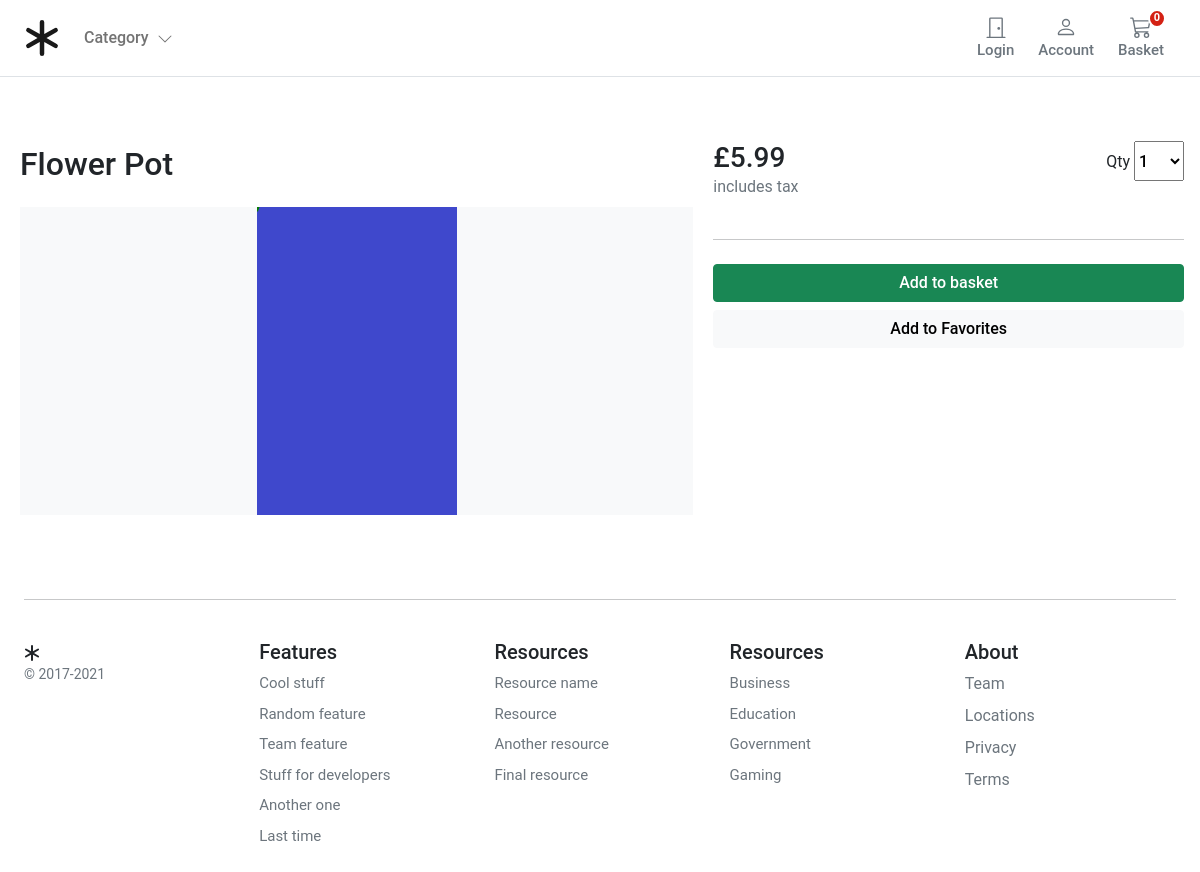
/flower-pot, run on the app's committed database.
### store/models.py (models this page shows, shortened)
class Product(models.Model):
    category = models.ForeignKey(Category, related_name='product', on_delete=models.CASCADE)
    created_by = models.ForeignKey(settings.AUTH_USER_MODEL, on_delete=models.CASCADE, related_name='product_creator')
    title = models.CharField(max_length=255)
    author = models.CharField(max_length=255, default='admin')
    description = models.TextField(blank=True)
    image = models.ImageField(upload_to='images/', default='images/default.png')
    slug = models.SlugField(max_length=255)
    price = models.DecimalField(max_digits=4, decimal_places=2)
    in_stock = models.BooleanField(default=True)
    is_active = models.BooleanField(default=True)
    created = models.DateTimeField(auto_now_add=True)
    updated = models.DateTimeField(auto_now=True)
    objects = models.Manager()
    products = ProductManager()
    class Meta:
        verbose_name_plural = 'Products'
        ordering = ('-created',)

### store/views.py (the view)
# urls.py: path('<slug:slug>', views.product_detail, name='product_detail'),
def product_detail(request, slug):
    product = get_object_or_404(Product, slug=slug, in_stock=True)
    return render(request, 'store/single.html', {'product': product})

### basket/basket.py (called while the page is built)
    def __len__(self):
        return sum(item['qty'] for item in self.basket.values())

### basket/context_processors.py (called while the page is built)
def basket(request):
    return{'basket': Basket(request)}

### store/context_processors.py (called while the page is built)
def categories(request):
    return {
        'categories': Category.objects.all()
    }

### store/models.py (called while the page is built)
    def get_absolute_url(self):
        return reverse('store:category_list', args=[self.slug])

### templates/store/single.html (shortened to what this page needs)
{% extends "../base.html" %}
{% load static %}
{% block stylesheet %}{% static 'store/css/store.css' %}{% endblock %}
{% block content %}
<div class="container">
  <div class="row g-3">
    <div class="col-md-5 ps-3 col-lg-5 order-md-last p-0 order-1">
      <div class="d-grid gap-2">
        <div class="d-flex d-flex-inline justify-content-between">
          <div><span class="h3">£{{ product.price }}</span>
            <p class="text-muted">includes tax</p>
          </div>
          <div>
            <label for="select">Qty</label>
            <select id="select" class="h6 store-select-dropdown">
              <option value="1">1</option>
            </select>
          </div>
        </div>
        <hr>
        <button type="button" id="add-button" value="{{product.id}}" class="btn btn-success fw500">Add to
          basket</button>
        <button type="button" id="add-button" value="{{product.id}}" class="btn btn-light fw500">Add to
          Favorites</button>
      </div>
    </div>
    <div class="col-md-7 col-lg-7 p-0">
      <div class="card mb-3 border-0">
        <div class="row g-0">
          <div class="col-md-12">
            <div class="card-body p-1">
              <h1 class="mb-0 h2 pe-4 pb-4">{{ product.title }}</h1>
              <div class="bg-light"><img class="img-fluid mx-auto d-block" width="200px" alt="Responsive image"
                  src="{{ product.image.url }}"> </div>
            </div>
          </div>
        </div>
      </div>
    </div>
  </div>
</div>
{% endblock %}

### static/core/css/base.css (style rules this page uses)
@media (min-width: 1000px) { .container { max-width: 1000px; } }
@media (max-width: 1200px) { .container { max-width: 100%; padding:0 24px; } }
html, body, p, div { letter-spacing: -0.02px; font-family: 'Roboto', sans-serif; }
.fw500 { font-weight: 500; }

### static/store/css/store.css (style rules this page uses)
.store-select-dropdown { width:50px; height:40px; }

### data on the page
Product: price "5.99", title "Flower Pot", image (placeholder picture)
